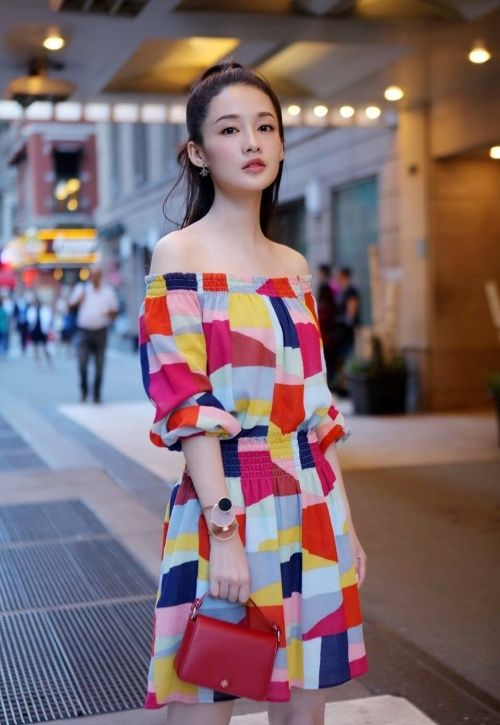
#> input picture cv/traditional_method/data/liqin.jpg, 500 x 725 px
$ python mser_demo.py
#> lines starting #> are read from the running program, lines starting #| are printed output that depends on the picture
#!/usr/bin/env python
# -*- coding: utf-8 -*-
# @Authon   :buf
# @Email    :niuxinzan@cennavi.com.cn
# @File     :mser_demo.py
# Created by iFantastic on 2020/10/23

#（注意，现仅个别opencv版本支持开源免费的SIFT、SURF算法函数，如3.4.2.16）
#https://www.cnblogs.com/SakuraYuki/p/13341480.html
import cv2

img = cv2.imread('data/liqin.jpg')
#> img is the input picture: shape (725, 500, 3); mean B, G, R 110.6, 105.7, 126.4
gray = cv2.cvtColor(img, cv2.COLOR_BGR2GRAY)
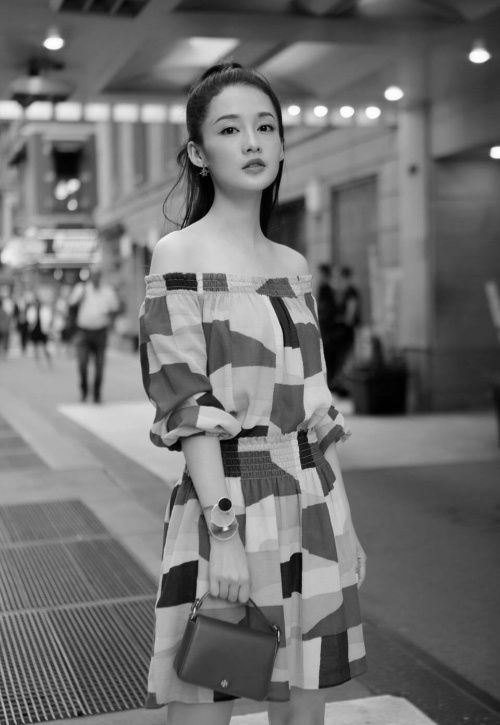
#> gray: shape (725, 500); min 0, max 255, mean 112.5

mser = cv2.MSER_create()
regions, boxes = mser.detectRegions(gray)
#> regions = 781 items; boxes = 781 rows, first 6: [62, 1, 24, 10], [61, 1, 25, 10], [61, 1, 26, 11], [89, 1, 26, 12], [88, 1, 28, 13], [88, 1, 29, 13]

for box in boxes:
    x, y, w, h = box
    cv2.rectangle(img, (x, y), (x + w, y + h), (255, 0, 0), 2)
#> this loop made 781 passes
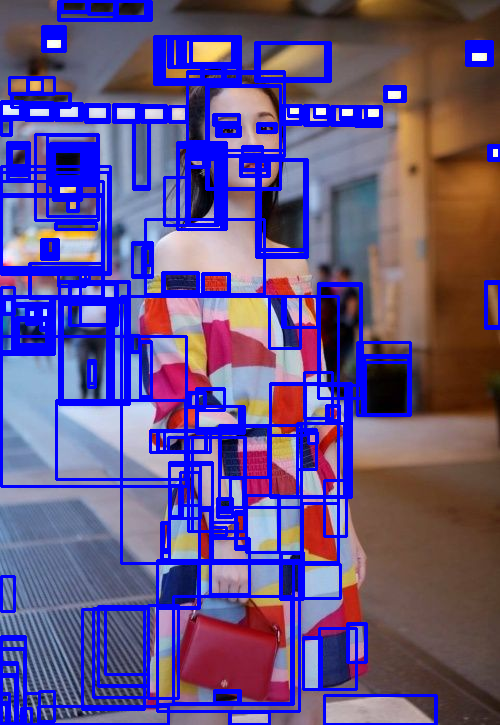
#> img: shape (725, 500, 3); mean B, G, R 136.5, 81.9, 99.4

cv2.imshow('sp', img)
cv2.waitKey(0)
